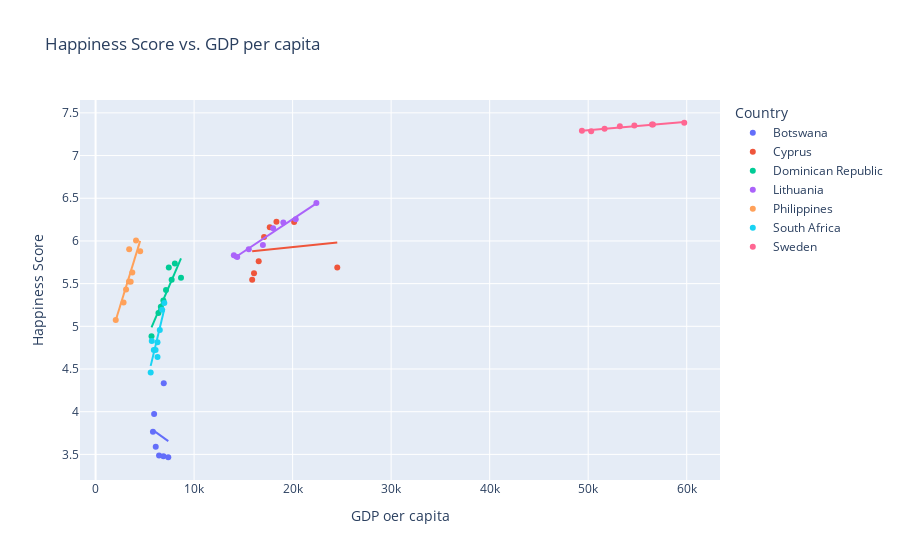

The cell this chart's notebook holds for it:
### Code cell
graph6 = px.scatter(
    sample_country_df,
    x = 'gdp per capita',
    y = 'Happiness Score',
    title = 'Happiness Score vs. GDP per capita',
    labels ={'gdp per capita':'GDP oer capita'},
    trendline = 'ols',
    color = 'Country'
)
graph6.show()

### Figure 1 — Plotly figure (JSON) as saved in the notebook; plotly's stock layout.template omitted (floating-point values rounded to 4 significant figures)
{"data": [{"hovertemplate": "Country=Botswana<br>GDP oer capita=%{x}<br>Happiness Score=%{y}<extra></extra>", "legendgroup": "Botswana", "marker": {"color": "#636efa", "symbol": "circle"}, "mode": "markers", "name": "Botswana", "orientation": "v", "showlegend": true, "type": "scatter", "x": [6921.0, 5942.0, 5822.0, 6107.0, 6443.0, 6889.0, 7378.0], "xaxis": "x", "y": [4.332, 3.974, 3.766, 3.59, 3.488, 3.479, 3.466], "yaxis": "y"}, {"hovertemplate": "<b>OLS trendline</b><br>Happiness Score = -8.26372e-05 * gdp per capita + 4.2651<br>R<sup>2</sup>=0.021857<br><br>Country=Botswana<br>GDP oer capita=%{x}<br>Happiness Score=%{y} <b>(trend)</b><extra></extra>", "legendgroup": "Botswana", "marker": {"color": "#636efa", "symbol": "circle"}, "mode": "lines", "name": "Botswana", "showlegend": false, "type": "scatter", "x": [5822.0, 5942.0, 6107.0, 6443.0, 6889.0, 6921.0, 7378.0], "xaxis": "x", "y": [3.784, 3.774, 3.76, 3.733, 3.696, 3.693, 3.655], "yaxis": "y"}, {"hovertemplate": "Country=Cyprus<br>GDP oer capita=%{x}<br>Happiness Score=%{y}<extra></extra>", "legendgroup": "Cyprus", "marker": {"color": "#EF553B", "symbol": "circle"}, "mode": "markers", "name": "Cyprus", "orientation": "v", "showlegend": true, "type": "scatter", "x": [24530.0, 15890.0, 16080.0, 16560.0, 17100.0, 17680.0, 18360.0, 20150.0], "xaxis": "x", "y": [5.689, 5.546, 5.621, 5.763, 6.046, 6.159, 6.223, 6.221], "yaxis": "y"}, {"hovertemplate": "<b>OLS trendline</b><br>Happiness Score = 1.16469e-05 * gdp per capita + 5.69539<br>R<sup>2</sup>=0.013961<br><br>Country=Cyprus<br>GDP oer capita=%{x}<br>Happiness Score=%{y} <b>(trend)</b><extra></extra>", "legendgroup": "Cyprus", "marker": {"color": "#EF553B", "symbol": "circle"}, "mode": "lines", "name": "Cyprus", "showlegend": false, "type": "scatter", "x": [15890.0, 16080.0, 16560.0, 17100.0, 17680.0, 18360.0, 20150.0, 24530.0], "xaxis": "x", "y": [5.881, 5.883, 5.888, 5.895, 5.901, 5.909, 5.93, 5.981], "yaxis": "y"}, {"hovertemplate": "Country=Dominican Republic<br>GDP oer capita=%{x}<br>Happiness Score=%{y}<extra></extra>", "legendgroup": "Dominican Republic", "marker": {"color": "#00cc96", "symbol": "circle"}, "mode": "markers", "name": "Dominican Republic", "orientation": "v", "showlegend": true, "type": "scatter", "x": [5678.0, 6380.0, 6625.0, 6882.0, 7150.0, 7431.0, 7722.0, 8046.0, 8670.0], "xaxis": "x", "y": [4.885, 5.155, 5.23, 5.302, 5.425, 5.689, 5.545, 5.737, 5.569], "yaxis": "y"}, {"hovertemplate": "<b>OLS trendline</b><br>Happiness Score = 0.00026994 * gdp per capita + 3.45595<br>R<sup>2</sup>=0.789482<br><br>Country=Dominican Republic<br>GDP oer capita=%{x}<br>Happiness Score=%{y} <b>(trend)</b><extra></extra>", "legendgroup": "Dominican Republic", "marker": {"color": "#00cc96", "symbol": "circle"}, "mode": "lines", "name": "Dominican Republic", "showlegend": false, "type": "scatter", "x": [5678.0, 6380.0, 6625.0, 6882.0, 7150.0, 7431.0, 7722.0, 8046.0, 8670.0], "xaxis": "x", "y": [4.989, 5.178, 5.244, 5.314, 5.386, 5.462, 5.54, 5.628, 5.796], "yaxis": "y"}, {"hovertemplate": "Country=Lithuania<br>GDP oer capita=%{x}<br>Happiness Score=%{y}<extra></extra>", "legendgroup": "Lithuania", "marker": {"color": "#ab63fa", "symbol": "circle"}, "mode": "markers", "name": "Lithuania", "orientation": "v", "showlegend": true, "type": "scatter", "x": [14040.0, 14380.0, 15550.0, 16980.0, 18020.0, 19060.0, 20320.0, 22410.0], "xaxis": "x", "y": [5.833, 5.813, 5.902, 5.952, 6.149, 6.215, 6.255, 6.446], "yaxis": "y"}, {"hovertemplate": "<b>OLS trendline</b><br>Happiness Score = 7.67851e-05 * gdp per capita + 4.71968<br>R<sup>2</sup>=0.971647<br><br>Country=Lithuania<br>GDP oer capita=%{x}<br>Happiness Score=%{y} <b>(trend)</b><extra></extra>", "legendgroup": "Lithuania", "marker": {"color": "#ab63fa", "symbol": "circle"}, "mode": "lines", "name": "Lithuania", "showlegend": false, "type": "scatter", "x": [14040.0, 14380.0, 15550.0, 16980.0, 18020.0, 19060.0, 20320.0, 22410.0], "xaxis": "x", "y": [5.798, 5.824, 5.914, 6.024, 6.103, 6.183, 6.28, 6.441], "yaxis": "y"}, {"hovertemplate": "Country=Philippines<br>GDP oer capita=%{x}<br>Happiness Score=%{y}<extra></extra>", "legendgroup": "Philippines", "marker": {"color": "#FFA15A", "symbol": "circle"}, "mode": "markers", "name": "Philippines", "orientation": "v", "showlegend": true, "type": "scatter", "x": [2048.0, 2842.0, 3094.0, 3392.0, 3727.0, 4104.0, 4526.0, 3411.0, 3563.0], "xaxis": "x", "y": [5.073, 5.279, 5.43, 5.524, 5.631, 6.006, 5.88, 5.904, 5.523], "yaxis": "y"}, {"hovertemplate": "<b>OLS trendline</b><br>Happiness Score = 0.000374953 * gdp per capita + 4.30407<br>R<sup>2</sup>=0.768646<br><br>Country=Philippines<br>GDP oer capita=%{x}<br>Happiness Score=%{y} <b>(trend)</b><extra></extra>", "legendgroup": "Philippines", "marker": {"color": "#FFA15A", "symbol": "circle"}, "mode": "lines", "name": "Philippines", "showlegend": false, "type": "scatter", "x": [2048.0, 2842.0, 3094.0, 3392.0, 3411.0, 3563.0, 3727.0, 4104.0, 4526.0], "xaxis": "x", "y": [5.072, 5.37, 5.464, 5.576, 5.583, 5.64, 5.701, 5.843, 6.001], "yaxis": "y"}, {"hovertemplate": "Country=South Africa<br>GDP oer capita=%{x}<br>Happiness Score=%{y}<extra></extra>", "legendgroup": "South Africa", "marker": {"color": "#19d3f3", "symbol": "circle"}, "mode": "markers", "name": "South Africa", "orientation": "v", "showlegend": true, "type": "scatter", "x": [6288.0, 5594.0, 5703.0, 5908.0, 6092.0, 6285.0, 6517.0, 6753.0, 6977.0], "xaxis": "x", "y": [4.642, 4.459, 4.829, 4.724, 4.722, 4.814, 4.956, 5.194, 5.275], "yaxis": "y"}, {"hovertemplate": "<b>OLS trendline</b><br>Happiness Score = 0.000482044 * gdp per capita + 1.84053<br>R<sup>2</sup>=0.742809<br><br>Country=South Africa<br>GDP oer capita=%{x}<br>Happiness Score=%{y} <b>(trend)</b><extra></extra>", "legendgroup": "South Africa", "marker": {"color": "#19d3f3", "symbol": "circle"}, "mode": "lines", "name": "South Africa", "showlegend": false, "type": "scatter", "x": [5594.0, 5703.0, 5908.0, 6092.0, 6285.0, 6288.0, 6517.0, 6753.0, 6977.0], "xaxis": "x", "y": [4.537, 4.59, 4.689, 4.777, 4.87, 4.872, 4.982, 5.096, 5.204], "yaxis": "y"}, {"hovertemplate": "Country=Sweden<br>GDP oer capita=%{x}<br>Happiness Score=%{y}<extra></extra>", "legendgroup": "Sweden", "marker": {"color": "#FF6692", "symbol": "circle"}, "mode": "markers", "name": "Sweden", "orientation": "v", "showlegend": true, "type": "scatter", "x": [56470.0, 49360.0, 50300.0, 51660.0, 53210.0, 54690.0, 56570.0, 59750.0], "xaxis": "x", "y": [7.364, 7.291, 7.284, 7.314, 7.343, 7.354, 7.363, 7.384], "yaxis": "y"}, {"hovertemplate": "<b>OLS trendline</b><br>Happiness Score = 9.97544e-06 * gdp per capita + 6.79845<br>R<sup>2</sup>=0.929485<br><br>Country=Sweden<br>GDP oer capita=%{x}<br>Happiness Score=%{y} <b>(trend)</b><extra></extra>", "legendgroup": "Sweden", "marker": {"color": "#FF6692", "symbol": "circle"}, "mode": "lines", "name": "Sweden", "showlegend": false, "type": "scatter", "x": [49360.0, 50300.0, 51660.0, 53210.0, 54690.0, 56470.0, 56570.0, 59750.0], "xaxis": "x", "y": [7.291, 7.3, 7.314, 7.329, 7.344, 7.362, 7.363, 7.394], "yaxis": "y"}], "layout": {"autosize": true, "legend": {"title": {"text": "Country"}, "tracegroupgap": 0}, "title": {"text": "Happiness Score vs. GDP per capita"}, "xaxis": {"anchor": "y", "autorange": true, "domain": [0, 1], "range": [-1484.0, 63280.0], "title": {"text": "GDP oer capita"}, "type": "linear"}, "yaxis": {"anchor": "x", "autorange": true, "domain": [0, 1], "range": [3.143, 7.708], "title": {"text": "Happiness Score"}, "type": "linear"}}}
